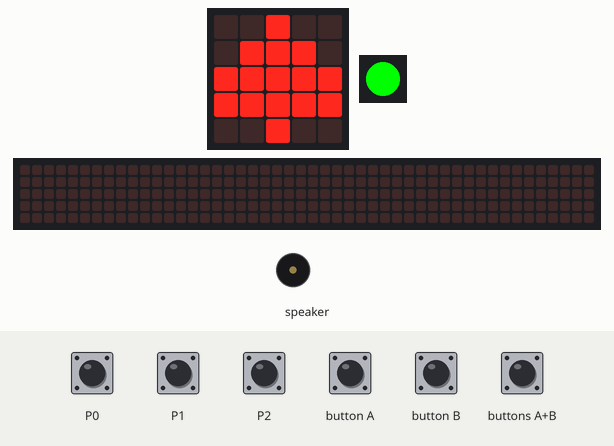
Simulated run of this program. Board: Calliope mini (MakeCode). On the bench: the board's 5×5 LED display, 1 RGB LEDs in strip order, left to right, a strip that is not on the board, showing the scrolling text unrolled, buzzer (waves = sounding). The test bench sets the inputs (shaded band). The 48×5 strip is a reading aid, not a part: it shows the text the display is scrolling, unrolled, one strip-width of it at a time.

Above: at 4.4 s.
4.5 s: touch pin P2 pressed for 0.15 s
At 4.9 s:
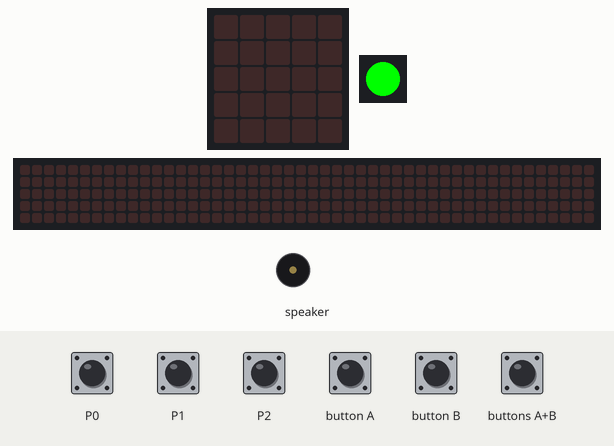
7.6 s: buttons A+B pressed for 0.15 s
At 7.97 s:
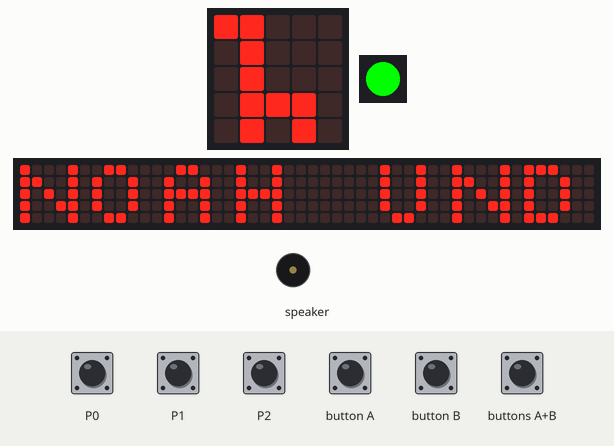
8.3 s: button A pressed for 0.15 s
At 8.57 s:
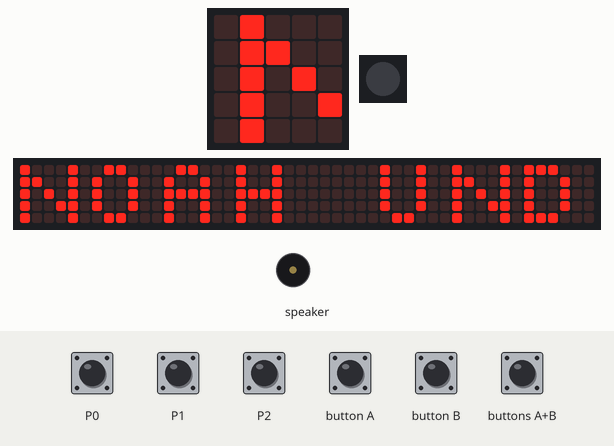
9.0 s: button A pressed for 0.15 s
At 20.8 s:
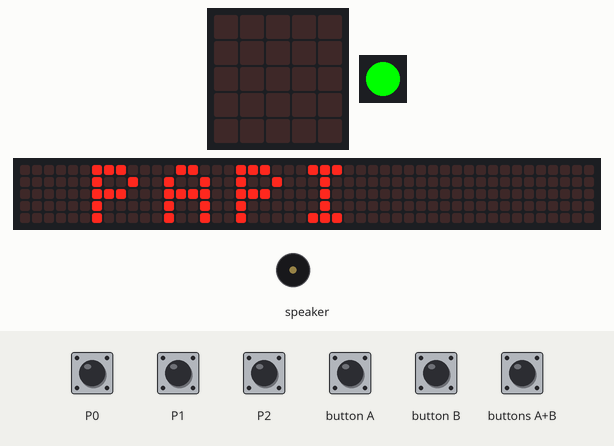
Timing chart, 0 to 22.3 s (numbered marks = the images above; inputs shaded):
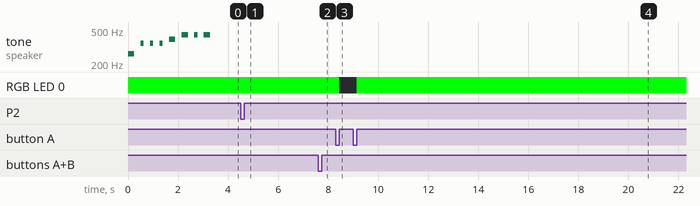

Measured:
- after the input at 4.5 s, the display: changes at once (image 1)
- after the input at 7.6 s, the display: changes after 0.30 s (image 2)

The program:

main.ts
```typescript
input.onPinTouchEvent(TouchPin.P1, input.buttonEventDown(), function () {
    for (let index = 0; index < 4; index++) {
        basic.showLeds(`
            . . # . .
            # # # # #
            . # # # .
            . # # # .
            . # . # .
            `)
        basic.pause(200)
        basic.showLeds(`
            # . # . #
            # # # # #
            . # # # .
            . # # # .
            . # . # .
            `)
        basic.pause(200)
        basic.showLeds(`
            . . # . .
            # # # # #
            # # # # #
            . # # # .
            . # . # .
            `)
        basic.pause(200)
    }
    basic.showLeds(`
        . . # . .
        # # # # #
        . # # # .
        . # # # .
        . # . # .
        `)
})
input.onButtonEvent(Button.A, input.buttonEventClick(), function () {
    if (Licht) {
        basic.turnRgbLedOff()
        Licht = 0
    } else {
        basic.setLedColor(0x00ff00)
        Licht = 1
    }
})
input.onButtonEvent(Button.AB, input.buttonEventClick(), function () {
    basic.showString("NOAH UND PAPI ")
    basic.showLeds(`
        . . . . .
        . # . # .
        # . # . #
        . # . # .
        . . # . .
        `)
})
input.onButtonEvent(Button.B, input.buttonEventClick(), function () {
    if (Tannenbaum) {
        basic.showIcon(IconNames.Heart)
        Tannenbaum = 0
    } else {
        basic.showLeds(`
            . . . . .
            . . . . .
            . . . . .
            . . . . .
            . . . . .
            `)
        led.plot(2, 0)
        for (let Index = 0; Index <= 2; Index++) {
            led.plot(Index + 1, 1)
        }
        for (let Index = 0; Index <= 4; Index++) {
            led.plot(Index, 2)
        }
        for (let Index = 0; Index <= 4; Index++) {
            led.plot(Index, 3)
        }
        led.plot(2, 4)
        musik()
        Tannenbaum = 1
    }
})
input.onPinTouchEvent(TouchPin.P0, input.buttonEventDown(), function () {
    basic.showLeds(`
        # . # . #
        . # # # .
        # # # # #
        . # # # .
        # . # . #
        `)
})
input.onPinTouchEvent(TouchPin.P2, input.buttonEventDown(), function () {
    for (let index = 0; index < 4; index++) {
        basic.showLeds(`
            . . . . .
            . . . . .
            . . . . .
            . . . . .
            . . . . .
            `)
        basic.pause(200)
        basic.showLeds(`
            . . . . #
            . . . . .
            . . . . .
            . . . . .
            . . . . .
            `)
        basic.pause(200)
        basic.showLeds(`
            . . . # #
            . . . . #
            . . . . #
            . . . . #
            . . . . #
            `)
        basic.pause(200)
        basic.showLeds(`
            . . # # .
            . . . # .
            . . . # .
            . . . # #
            . . . # .
            `)
        basic.pause(200)
        basic.showLeds(`
            . # # . .
            . . # . .
            . . # . .
            . . # # #
            . . # . #
            `)
        basic.pause(200)
        basic.showLeds(`
            # # . . .
            . # . . .
            . # . . .
            . # # # .
            . # . # .
            `)
        basic.pause(200)
        basic.showLeds(`
            # . . . .
            # . . . .
            # . . . .
            # # # . .
            # . # . .
            `)
        basic.pause(200)
        basic.showLeds(`
            . . . . .
            . . . . .
            . . . . .
            # # . . .
            . # . . .
            `)
        basic.pause(200)
        basic.showLeds(`
            . . . . .
            . . . . .
            . . . . .
            # . . . .
            # . . . .
            `)
        basic.pause(200)
        basic.showLeds(`
            . . . . .
            . . . . .
            . . . . .
            . . . . .
            . . . . .
            `)
        basic.pause(200)
        basic.showLeds(`
            # . . . .
            . . . . .
            . . . . .
            . . . . .
            . . . . .
            `)
        basic.pause(200)
        basic.showLeds(`
            # # . . .
            # . . . .
            # . . . .
            # . . . .
            # . . . .
            `)
        basic.pause(200)
        basic.showLeds(`
            . # # . .
            . # . . .
            . # . . .
            # # . . .
            . # . . .
            `)
        basic.pause(200)
        basic.showLeds(`
            . . # # .
            . . # . .
            . . # . .
            # # # . .
            # . # . .
            `)
        basic.pause(200)
        basic.showLeds(`
            . . # . .
            . . # . .
            . . # . .
            # # # . .
            # . # . .
            `)
        basic.pause(200)
        for (let index = 0; index < 3; index++) {
            control.raiseEvent(
            EventBusSource.MICROBIT_ID_IO_P4,
            EventBusValue.MICROBIT_EVT_ANY
            )
            basic.showLeds(`
                . # # . .
                . . # . .
                . . # . .
                # # # . .
                # . # . .
                `)
            basic.pause(100)
            basic.showLeds(`
                . . # # .
                . . # . .
                . . # . .
                # # # . .
                # . # . .
                `)
            basic.pause(100)
        }
        basic.showLeds(`
            . . . # #
            . . . # .
            . . . # .
            . # # # .
            . # . # .
            `)
        basic.pause(200)
        basic.showLeds(`
            . . . . #
            . . . . #
            . . . . #
            . . # # #
            . . # . #
            `)
        basic.pause(200)
        basic.showLeds(`
            . . . . .
            . . . . .
            . . . . .
            . . . # #
            . . . # .
            `)
        basic.pause(200)
        basic.showLeds(`
            . . . . .
            . . . . .
            . . . . .
            . . . . #
            . . . . #
            `)
        basic.pause(200)
        basic.showLeds(`
            . . . . .
            . . . . .
            . . . . .
            . . . . .
            . . . . .
            `)
    }
})
control.onEvent(EventBusSource.MICROBIT_ID_IO_P4, EventBusValue.MICROBIT_EVT_ANY, function () {
    music.playTone(175, music.beat(BeatFraction.Whole))
    music.playTone(262, music.beat(BeatFraction.Whole))
})
function musik () {
    music.playTone(262, music.beat(BeatFraction.Half))
    basic.pause(250)
    music.playTone(349, music.beat(BeatFraction.Quarter))
    basic.pause(250)
    music.playTone(349, music.beat(BeatFraction.Quarter))
    basic.pause(250)
    music.playTone(349, music.beat(BeatFraction.Quarter))
    basic.pause(250)
    music.playTone(392, music.beat(BeatFraction.Half))
    basic.pause(250)
    music.playTone(440, music.beat(BeatFraction.Half))
    basic.pause(250)
    music.playTone(440, music.beat(BeatFraction.Quarter))
    basic.pause(250)
    music.playTone(440, music.beat(BeatFraction.Half))
}
let Tannenbaum = 0
let Licht = 0
led.plot(2, 0)
for (let Index = 0; Index <= 2; Index++) {
    led.plot(Index + 1, 1)
}
for (let Index = 0; Index <= 4; Index++) {
    led.plot(Index, 2)
}
for (let Index = 0; Index <= 4; Index++) {
    led.plot(Index, 3)
}
led.plot(2, 4)
basic.setLedColor(0x00ff00)
musik()
Licht = 1
Tannenbaum = 1
```

test.ts
```typescript
// Hier kann man Tests durchführen; diese Datei wird nicht kompiliert, wenn dieses Paket als Erweiterung verwendet wird.
```
